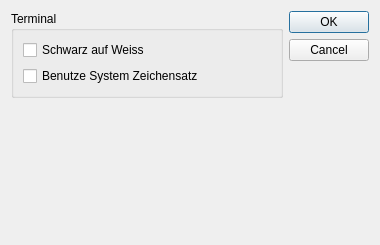
<?xml version="1.0" encoding="UTF-8"?>
<ui version="4.0">
 <class>PreferencesDialog</class>
 <widget class="QDialog" name="PreferencesDialog">
  <property name="geometry">
   <rect>
    <x>0</x>
    <y>0</y>
    <width>380</width>
    <height>245</height>
   </rect>
  </property>
  <property name="windowTitle">
   <string>Dialog</string>
  </property>
  <layout class="QHBoxLayout" name="horizontalLayout">
   <item>
    <layout class="QVBoxLayout" name="verticalLayout_2">
     <item>
      <widget class="QGroupBox" name="groupBox">
       <property name="title">
        <string>Terminal</string>
       </property>
       <layout class="QVBoxLayout" name="verticalLayout">
        <property name="spacing">
         <number>6</number>
        </property>
        <item>
         <widget class="QCheckBox" name="blackOnWhite">
          <property name="text">
           <string>Schwarz auf Weiss</string>
          </property>
         </widget>
        </item>
        <item>
         <widget class="QCheckBox" name="useSystemFonts">
          <property name="styleSheet">
           <string notr="true"/>
          </property>
          <property name="text">
           <string>Benutze System Zeichensatz</string>
          </property>
         </widget>
        </item>
       </layout>
      </widget>
     </item>
     <item>
      <spacer name="verticalSpacer">
       <property name="orientation">
        <enum>Qt::Vertical</enum>
       </property>
       <property name="sizeHint" stdset="0">
        <size>
         <width>20</width>
         <height>40</height>
        </size>
       </property>
      </spacer>
     </item>
    </layout>
   </item>
   <item>
    <widget class="QDialogButtonBox" name="buttonBox">
     <property name="orientation">
      <enum>Qt::Vertical</enum>
     </property>
     <property name="standardButtons">
      <set>QDialogButtonBox::Cancel|QDialogButtonBox::Ok</set>
     </property>
    </widget>
   </item>
  </layout>
 </widget>
 <resources/>
 <connections>
  <connection>
   <sender>buttonBox</sender>
   <signal>accepted()</signal>
   <receiver>PreferencesDialog</receiver>
   <slot>accept()</slot>
   <hints>
    <hint type="sourcelabel">
     <x>248</x>
     <y>254</y>
    </hint>
    <hint type="destinationlabel">
     <x>157</x>
     <y>274</y>
    </hint>
   </hints>
  </connection>
  <connection>
   <sender>buttonBox</sender>
   <signal>rejected()</signal>
   <receiver>PreferencesDialog</receiver>
   <slot>reject()</slot>
   <hints>
    <hint type="sourcelabel">
     <x>316</x>
     <y>260</y>
    </hint>
    <hint type="destinationlabel">
     <x>286</x>
     <y>274</y>
    </hint>
   </hints>
  </connection>
 </connections>
</ui>
